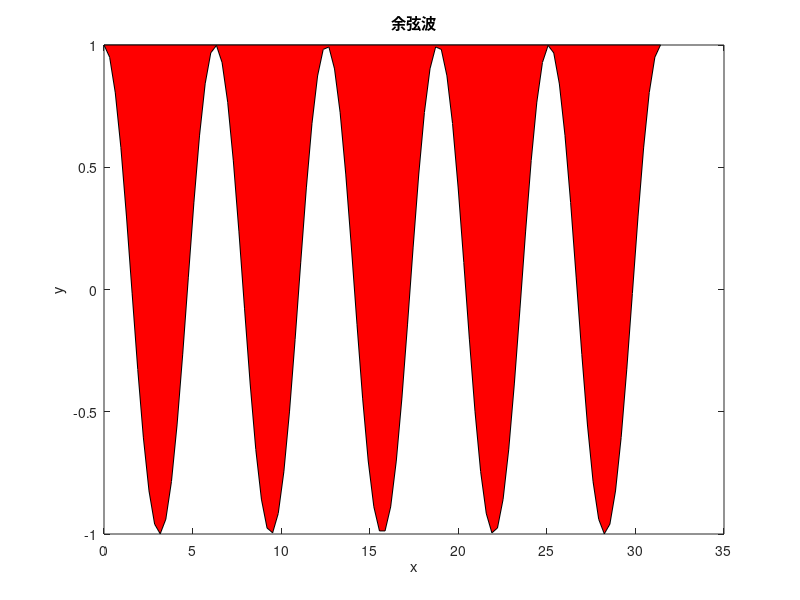

Source code (MATLAB):
x=linspace(0,10*pi,100);%创建0-10pi的线性分割向量X，内涵元素100个
fill(x,cos(x),'r')%图形填充
title('余弦波')
xlabel('x')
ylabel('y')
